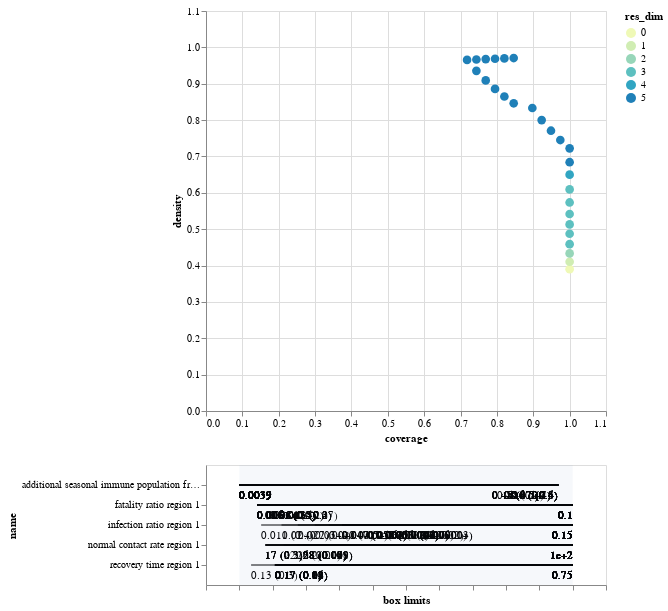

Notebook cell for this chart:
### Code cell
box1.inspect_tradeoff()

### Figure 1 — Vega-Lite specification as saved in the notebook (floating-point values rounded to 4 significant figures)
{"config": {"view": {"continuousWidth": 400, "continuousHeight": 300}}, "vconcat": [{"data": {"name": "data-2848e796965c708a83227a4b89a65dfc"}, "mark": {"type": "circle", "size": 75}, "encoding": {"color": {"type": "ordinal", "field": "res_dim", "scale": {"range": ["#eff9b6", "#d0edb3", "#97d6b9", "#5dc0c0", "#31a5c2", "#1f80b8", "#2354a3", "#21318d"]}}, "opacity": {"condition": {"value": 1, "selection": "selector001"}, "value": 0.4}, "tooltip": [{"type": "quantitative", "field": "id"}, {"type": "quantitative", "field": "coverage", "format": ".2"}, {"type": "quantitative", "field": "density", "format": ".2"}, {"type": "ordinal", "field": "res_dim"}], "x": {"type": "quantitative", "field": "coverage", "scale": {"domain": [0, 1.1]}}, "y": {"type": "quantitative", "field": "density", "scale": {"domain": [0, 1.1]}}}, "height": 400, "selection": {"selector001": {"type": "single", "fields": ["id"]}}, "width": 400}, {"layer": [{"data": {"name": "data-8adfd59575e2c3ddb62f1319facdc7bb"}, "mark": "rule", "encoding": {"x": {"type": "quantitative", "axis": {"grid": false, "labels": false, "title": "box limits"}, "field": "x_lower", "scale": {"domain": [0, 1], "padding": 0.1}}, "x2": {"field": "x_upper"}, "y": {"type": "nominal", "field": "name", "scale": {"padding": 1.0}}}, "transform": [{"calculate": "(datum.x1-datum.minimum)/(datum.maximum-datum.minimum)", "as": "x_lower"}, {"calculate": "(datum.x2-datum.minimum)/(datum.maximum-datum.minimum)", "as": "x_upper"}, {"filter": {"selection": "selector001"}}], "width": 400}, {"data": {"name": "data-8adfd59575e2c3ddb62f1319facdc7bb"}, "mark": {"type": "text", "align": "left", "baseline": "top", "dy": 5}, "encoding": {"text": {"type": "ordinal", "field": "text"}, "x": {"type": "quantitative", "axis": {"grid": false, "labels": false, "title": "box limits"}, "field": "x_lower", "scale": {"domain": [0, 1], "padding": 0.1}}, "x2": {"field": "x_upper"}, "y": {"type": "nominal", "field": "name", "scale": {"padding": 1.0}}}, "transform": [{"calculate": "(datum.x1-datum.minimum)/(datum.maximum-datum.minimum)", "as": "x_lower"}, {"calculate": "(datum.x2-datum.minimum)/(datum.maximum-datum.minimum)", "as": "x_upper"}, {"filter": {"selection": "selector001"}}, {"calculate": "datum.qp_lower>0?format(datum.x1, \".2\")+\" (\"+format(datum.qp_lower, \".1~g\")+\")\" :format(datum.x1, \".2\")", "as": "text"}], "width": 400}, {"data": {"name": "data-8adfd59575e2c3ddb62f1319facdc7bb"}, "mark": {"type": "text", "align": "right", "baseline": "top", "dy": 5}, "encoding": {"text": {"type": "ordinal", "field": "text"}, "x": {"type": "quantitative", "field": "x_upper"}, "x2": {"field": "x_upper"}, "y": {"type": "nominal", "field": "name", "scale": {"padding": 1.0}}}, "transform": [{"calculate": "(datum.x1-datum.minimum)/(datum.maximum-datum.minimum)", "as": "x_lower"}, {"calculate": "(datum.x2-datum.minimum)/(datum.maximum-datum.minimum)", "as": "x_upper"}, {"filter": {"selection": "selector001"}}, {"calculate": "datum.qp_upper>0?format(datum.x2, \".2\")+\" (\"+format(datum.qp_upper, \".1\")+\")\" :format(datum.x2, \".2\")", "as": "text"}], "width": 400}, {"data": {"name": "data-bb8d07f6df3d47a6a475317795287b23"}, "mark": {"type": "rect", "opacity": 0.05}, "encoding": {"x": {"type": "quantitative", "field": "start"}, "x2": {"field": "end"}}}, {"data": {"name": "data-d751713988987e9331980363e24189ce"}, "mark": "point", "encoding": {"x": {"type": "quantitative", "field": "x"}, "y": {"type": "nominal", "field": "name"}}, "transform": [{"filter": {"selection": "selector001"}}], "width": 400}, {"data": {"name": "data-d751713988987e9331980363e24189ce"}, "mark": {"type": "text", "align": "center", "baseline": "top", "dy": 5}, "encoding": {"text": {"type": "nominal", "field": "item"}, "x": {"type": "quantitative", "field": "x"}, "y": {"type": "nominal", "field": "name"}}, "transform": [{"filter": {"selection": "selector001"}}], "width": 400}]}], "$schema": "https://vega.github.io/schema/vega-lite/v4.8.1.json", "datasets": {"data-2848e796965c708a83227a4b89a65dfc": [{"coverage": 1.0, "density": 0.39, "id": 0, "mass": 1.0, "mean": 0.39, "res_dim": 0}, {"coverage": 1.0, "density": 0.4105, "id": 1, "mass": 0.95, "mean": 0.4105, "res_dim": 1}, {"coverage": 1.0, "density": 0.4333, "id": 2, "mass": 0.9, "mean": 0.4333, "res_dim": 2}, {"coverage": 1.0, "density": 0.4588, "id": 3, "mass": 0.85, "mean": 0.4588, "res_dim": 3}, {"coverage": 1.0, "density": 0.4875, "id": 4, "mass": 0.8, "mean": 0.4875, "res_dim": 3}, {"coverage": 1.0, "density": 0.5132, "id": 5, "mass": 0.76, "mean": 0.5132, "res_dim": 3}, {"coverage": 1.0, "density": 0.5417, "id": 6, "mass": 0.72, "mean": 0.5417, "res_dim": 3}, {"coverage": 1.0, "density": 0.5735, "id": 7, "mass": 0.68, "mean": 0.5735, "res_dim": 3}, {"coverage": 1.0, "density": 0.6094, "id": 8, "mass": 0.64, "mean": 0.6094, "res_dim": 3}, {"coverage": 1.0, "density": 0.65, "id": 9, "mass": 0.6, "mean": 0.65, "res_dim": 4}, {"coverage": 1.0, "density": 0.6842, "id": 10, "mass": 0.57, "mean": 0.6842, "res_dim": 5}, {"coverage": 1.0, "density": 0.7222, "id": 11, "mass": 0.54, "mean": 0.7222, "res_dim": 5}, {"coverage": 0.9744, "density": 0.7451, "id": 12, "mass": 0.51, "mean": 0.7451, "res_dim": 5}, {"coverage": 0.9487, "density": 0.7708, "id": 13, "mass": 0.48, "mean": 0.7708, "res_dim": 5}, {"coverage": 0.9231, "density": 0.8, "id": 14, "mass": 0.45, "mean": 0.8, "res_dim": 5}, {"coverage": 0.8974, "density": 0.8333, "id": 15, "mass": 0.42, "mean": 0.8333, "res_dim": 5}, {"coverage": 0.8462, "density": 0.8462, "id": 16, "mass": 0.39, "mean": 0.8462, "res_dim": 5}, {"coverage": 0.8205, "density": 0.8649, "id": 17, "mass": 0.37, "mean": 0.8649, "res_dim": 5}, {"coverage": 0.7949, "density": 0.8857, "id": 18, "mass": 0.35, "mean": 0.8857, "res_dim": 5}, {"coverage": 0.7692, "density": 0.9091, "id": 19, "mass": 0.33, "mean": 0.9091, "res_dim": 5}, {"coverage": 0.7436, "density": 0.9355, "id": 20, "mass": 0.31, "mean": 0.9355, "res_dim": 5}, {"coverage": 0.7179, "density": 0.9655, "id": 21, "mass": 0.29, "mean": 0.9655, "res_dim": 5}, {"coverage": 0.7436, "density": 0.9667, "id": 22, "mass": 0.3, "mean": 0.9667, "res_dim": 5}, {"coverage": 0.7692, "density": 0.9677, "id": 23, "mass": 0.31, "mean": 0.9677, "res_dim": 5}, {"coverage": 0.7949, "density": 0.9688, "id": 24, "mass": 0.32, "mean": 0.9688, "res_dim": 5}, {"coverage": 0.8205, "density": 0.9697, "id": 25, "mass": 0.33, "mean": 0.9697, "res_dim": 5}, {"coverage": 0.8462, "density": 0.9706, "id": 26, "mass": 0.34, "mean": 0.9706, "res_dim": 5}], "data-8adfd59575e2c3ddb62f1319facdc7bb": [{"x1": 0.003941, "x2": 0.4743, "name": "additional seasonal immune population fraction R1", "id": 1, "minimum": 0.003941, "maximum": 0.4954, "qp_lower": -1.0, "qp_upper": 0.3776}, {"x1": 0.003941, "x2": 0.4743, "name": "additional seasonal immune population fraction R1", "id": 2, "minimum": 0.003941, "maximum": 0.4954, "qp_lower": -1.0, "qp_upper": 0.3999}, {"x1": 0.006107, "x2": 0.09977, "name": "fatality ratio region 1", "id": 2, "minimum": 0.0008277, "maximum": 0.09977, "qp_lower": 0.3676, "qp_upper": -1.0}, {"x1": 0.003941, "x2": 0.4743, "name": "additional seasonal immune population fraction R1", "id": 3, "minimum": 0.003941, "maximum": 0.4954, "qp_lower": -1.0, "qp_upper": 0.3906}, {"x1": 0.006107, "x2": 0.09977, "name": "fatality ratio region 1", "id": 3, "minimum": 0.0008277, "maximum": 0.09977, "qp_lower": 0.4266, "qp_upper": -1.0}, {"x1": 0.01069, "x2": 0.149, "name": "infection ratio region 1", "id": 3, "minimum": 0.001, "maximum": 0.149, "qp_lower": 0.3562, "qp_upper": -1.0}, {"x1": 0.003941, "x2": 0.4743, "name": "additional seasonal immune population fraction R1", "id": 4, "minimum": 0.003941, "maximum": 0.4954, "qp_lower": -1.0, "qp_upper": 0.4185}, {"x1": 0.006107, "x2": 0.09977, "name": "fatality ratio region 1", "id": 4, "minimum": 0.0008277, "maximum": 0.09977, "qp_lower": 0.4591, "qp_upper": -1.0}, {"x1": 0.01973, "x2": 0.149, "name": "infection ratio region 1", "id": 4, "minimum": 0.001, "maximum": 0.149, "qp_lower": 0.1933, "qp_upper": -1.0}, {"x1": 0.003941, "x2": 0.4743, "name": "additional seasonal immune population fraction R1", "id": 5, "minimum": 0.003941, "maximum": 0.4954, "qp_lower": -1.0, "qp_upper": 0.4109}, {"x1": 0.006107, "x2": 0.09977, "name": "fatality ratio region 1", "id": 5, "minimum": 0.0008277, "maximum": 0.09977, "qp_lower": 0.4544, "qp_upper": -1.0}, {"x1": 0.02697, "x2": 0.149, "name": "infection ratio region 1", "id": 5, "minimum": 0.001, "maximum": 0.149, "qp_lower": 0.09919, "qp_upper": -1.0}, {"x1": 0.003941, "x2": 0.4743, "name": "additional seasonal immune population fraction R1", "id": 6, "minimum": 0.003941, "maximum": 0.4954, "qp_lower": -1.0, "qp_upper": 0.402}, {"x1": 0.006107, "x2": 0.09977, "name": "fatality ratio region 1", "id": 6, "minimum": 0.0008277, "maximum": 0.09977, "qp_lower": 0.4979, "qp_upper": -1.0}, {"x1": 0.03444, "x2": 0.149, "name": "infection ratio region 1", "id": 6, "minimum": 0.001, "maximum": 0.149, "qp_lower": 0.04185, "qp_upper": -1.0}, {"x1": 0.003941, "x2": 0.4743, "name": "additional seasonal immune population fraction R1", "id": 7, "minimum": 0.003941, "maximum": 0.4954, "qp_lower": -1.0, "qp_upper": 0.3914}, {"x1": 0.006107, "x2": 0.09977, "name": "fatality ratio region 1", "id": 7, "minimum": 0.0008277, "maximum": 0.09977, "qp_lower": 0.4958, "qp_upper": -1.0}, {"x1": 0.04074, "x2": 0.149, "name": "infection ratio region 1", "id": 7, "minimum": 0.001, "maximum": 0.149, "qp_lower": 0.0139, "qp_upper": -1.0}, {"x1": 0.003941, "x2": 0.4743, "name": "additional seasonal immune population fraction R1", "id": 8, "minimum": 0.003941, "maximum": 0.4954, "qp_lower": -1.0, "qp_upper": 0.3786}, {"x1": 0.006107, "x2": 0.09977, "name": "fatality ratio region 1", "id": 8, "minimum": 0.0008277, "maximum": 0.09977, "qp_lower": 0.4933, "qp_upper": -1.0}, {"x1": 0.04672, "x2": 0.149, "name": "infection ratio region 1", "id": 8, "minimum": 0.001, "maximum": 0.149, "qp_lower": 0.003437, "qp_upper": -1.0}, {"x1": 0.003941, "x2": 0.4743, "name": "additional seasonal immune population fraction R1", "id": 9, "minimum": 0.003941, "maximum": 0.4954, "qp_lower": -1.0, "qp_upper": 0.3628}, {"x1": 0.006107, "x2": 0.09977, "name": "fatality ratio region 1", "id": 9, "minimum": 0.0008277, "maximum": 0.09977, "qp_lower": 0.4901, "qp_upper": -1.0}, {"x1": 0.04672, "x2": 0.149, "name": "infection ratio region 1", "id": 9, "minimum": 0.001, "maximum": 0.149, "qp_lower": 0.002889, "qp_upper": -1.0}, {"x1": 17.41, "x2": 99.82, "name": "normal contact rate region 1", "id": 9, "minimum": 10.4, "maximum": 99.82, "qp_lower": 0.3068, "qp_upper": -1.0}, {"x1": 0.003941, "x2": 0.4743, "name": "additional seasonal immune population fraction R1", "id": 10, "minimum": 0.003941, "maximum": 0.4954, "qp_lower": -1.0, "qp_upper": 0.2815}, {"x1": 0.006107, "x2": 0.09977, "name": "fatality ratio region 1", "id": 10, "minimum": 0.0008277, "maximum": 0.09977, "qp_lower": 0.4112, "qp_upper": -1.0}, {"x1": 0.04672, "x2": 0.149, "name": "infection ratio region 1", "id": 10, "minimum": 0.001, "maximum": 0.149, "qp_lower": 0.001254, "qp_upper": -1.0}, {"x1": 17.41, "x2": 99.82, "name": "normal contact rate region 1", "id": 10, "minimum": 10.4, "maximum": 99.82, "qp_lower": 0.2284, "qp_upper": -1.0}, {"x1": 0.1257, "x2": 0.7488, "name": "recovery time region 1", "id": 10, "minimum": 0.1029, "maximum": 0.7488, "qp_lower": 0.2815, "qp_upper": -1.0}, {"x1": 0.003941, "x2": 0.4743, "name": "additional seasonal immune population fraction R1", "id": 11, "minimum": 0.003941, "maximum": 0.4954, "qp_lower": -1.0, "qp_upper": 0.403}, {"x1": 0.006107, "x2": 0.09977, "name": "fatality ratio region 1", "id": 11, "minimum": 0.0008277, "maximum": 0.09977, "qp_lower": 0.4834, "qp_upper": -1.0}, {"x1": 0.04672, "x2": 0.149, "name": "infection ratio region 1", "id": 11, "minimum": 0.001, "maximum": 0.149, "qp_lower": 0.001957, "qp_upper": -1.0}, {"x1": 17.41, "x2": 99.82, "name": "normal contact rate region 1", "id": 11, "minimum": 10.4, "maximum": 99.82, "qp_lower": 0.2663, "qp_upper": -1.0}, {"x1": 0.172, "x2": 0.7488, "name": "recovery time region 1", "id": 11, "minimum": 0.1029, "maximum": 0.7488, "qp_lower": 0.1662, "qp_upper": -1.0}, {"x1": 0.003941, "x2": 0.4743, "name": "additional seasonal immune population fraction R1", "id": 12, "minimum": 0.003941, "maximum": 0.4954, "qp_lower": -1.0, "qp_upper": 0.4808}, {"x1": 0.006107, "x2": 0.09977, "name": "fatality ratio region 1", "id": 12, "minimum": 0.0008277, "maximum": 0.09977, "qp_lower": 0.4808, "qp_upper": -1.0}, {"x1": 0.05391, "x2": 0.149, "name": "infection ratio region 1", "id": 12, "minimum": 0.001, "maximum": 0.149, "qp_lower": 0.0008415, "qp_upper": -1.0}, {"x1": 17.41, "x2": 99.82, "name": "normal contact rate region 1", "id": 12, "minimum": 10.4, "maximum": 99.82, "qp_lower": 0.3166, "qp_upper": -1.0}, {"x1": 0.172, "x2": 0.7488, "name": "recovery time region 1", "id": 12, "minimum": 0.1029, "maximum": 0.7488, "qp_lower": 0.1488, "qp_upper": -1.0}, {"x1": 0.003941, "x2": 0.4743, "name": "additional seasonal immune population fraction R1", "id": 13, "minimum": 0.003941, "maximum": 0.4954, "qp_lower": -1.0, "qp_upper": 0.4774}, {"x1": 0.006107, "x2": 0.09977, "name": "fatality ratio region 1", "id": 13, "minimum": 0.0008277, "maximum": 0.09977, "qp_lower": 0.4774, "qp_upper": -1.0}, {"x1": 0.05802, "x2": 0.149, "name": "infection ratio region 1", "id": 13, "minimum": 0.001, "maximum": 0.149, "qp_lower": 0.0003121, "qp_upper": -1.0}, {"x1": 17.41, "x2": 99.82, "name": "normal contact rate region 1", "id": 13, "minimum": 10.4, "maximum": 99.82, "qp_lower": 0.3002, "qp_upper": -1.0}, {"x1": 0.172, "x2": 0.7488, "name": "recovery time region 1", "id": 13, "minimum": 0.1029, "maximum": 0.7488, "qp_lower": 0.1295, "qp_upper": -1.0}, {"x1": 0.003941, "x2": 0.4743, "name": "additional seasonal immune population fraction R1", "id": 14, "minimum": 0.003941, "maximum": 0.4954, "qp_lower": -1.0, "qp_upper": 0.473}, {"x1": 0.006107, "x2": 0.09977, "name": "fatality ratio region 1", "id": 14, "minimum": 0.0008277, "maximum": 0.09977, "qp_lower": 0.473, "qp_upper": -1.0}, {"x1": 0.05802, "x2": 0.149, "name": "infection ratio region 1", "id": 14, "minimum": 0.001, "maximum": 0.149, "qp_lower": 0.0004351, "qp_upper": -1.0}, {"x1": 22.38, "x2": 99.82, "name": "normal contact rate region 1", "id": 14, "minimum": 10.4, "maximum": 99.82, "qp_lower": 0.1708, "qp_upper": -1.0}, {"x1": 0.172, "x2": 0.7488, "name": "recovery time region 1", "id": 14, "minimum": 0.1029, "maximum": 0.7488, "qp_lower": 0.1082, "qp_upper": -1.0}, {"x1": 0.003941, "x2": 0.4743, "name": "additional seasonal immune population fraction R1", "id": 15, "minimum": 0.003941, "maximum": 0.4954, "qp_lower": -1.0, "qp_upper": 0.5991}, {"x1": 0.006107, "x2": 0.09977, "name": "fatality ratio region 1", "id": 15, "minimum": 0.0008277, "maximum": 0.09977, "qp_lower": 0.4672, "qp_upper": -1.0}, {"x1": 0.05802, "x2": 0.149, "name": "infection ratio region 1", "id": 15, "minimum": 0.001, "maximum": 0.149, "qp_lower": 0.0004023, "qp_upper": -1.0}, {"x1": 27.6, "x2": 99.82, "name": "normal contact rate region 1", "id": 15, "minimum": 10.4, "maximum": 99.82, "qp_lower": 0.07708, "qp_upper": -1.0}, {"x1": 0.172, "x2": 0.7488, "name": "recovery time region 1", "id": 15, "minimum": 0.1029, "maximum": 0.7488, "qp_lower": 0.08482, "qp_upper": -1.0}, {"x1": 0.003941, "x2": 0.4455, "name": "additional seasonal immune population fraction R1", "id": 16, "minimum": 0.003941, "maximum": 0.4954, "qp_lower": -1.0, "qp_upper": 0.5194}, {"x1": 0.006107, "x2": 0.09977, "name": "fatality ratio region 1", "id": 16, "minimum": 0.0008277, "maximum": 0.09977, "qp_lower": 0.4639, "qp_upper": -1.0}, {"x1": 0.05802, "x2": 0.149, "name": "infection ratio region 1", "id": 16, "minimum": 0.001, "maximum": 0.149, "qp_lower": 0.0002758, "qp_upper": -1.0}, {"x1": 27.6, "x2": 99.82, "name": "normal contact rate region 1", "id": 16, "minimum": 10.4, "maximum": 99.82, "qp_lower": 0.0661, "qp_upper": -1.0}, {"x1": 0.172, "x2": 0.7488, "name": "recovery time region 1", "id": 16, "minimum": 0.1029, "maximum": 0.7488, "qp_lower": 0.1112, "qp_upper": -1.0}, {"x1": 0.003941, "x2": 0.4455, "name": "additional seasonal immune population fraction R1", "id": 17, "minimum": 0.003941, "maximum": 0.4954, "qp_lower": -1.0, "qp_upper": 0.5128}, {"x1": 0.01006, "x2": 0.09977, "name": "fatality ratio region 1", "id": 17, "minimum": 0.0008277, "maximum": 0.09977, "qp_lower": 0.3517, "qp_upper": -1.0}, {"x1": 0.05802, "x2": 0.149, "name": "infection ratio region 1", "id": 17, "minimum": 0.001, "maximum": 0.149, "qp_lower": 0.000162, "qp_upper": -1.0}, {"x1": 27.6, "x2": 99.82, "name": "normal contact rate region 1", "id": 17, "minimum": 10.4, "maximum": 99.82, "qp_lower": 0.05348, "qp_upper": -1.0}, {"x1": 0.172, "x2": 0.7488, "name": "recovery time region 1", "id": 17, "minimum": 0.1029, "maximum": 0.7488, "qp_lower": 0.09578, "qp_upper": -1.0}, {"x1": 0.003941, "x2": 0.4455, "name": "additional seasonal immune population fraction R1", "id": 18, "minimum": 0.003941, "maximum": 0.4954, "qp_lower": -1.0, "qp_upper": 0.6901}, {"x1": 0.01274, "x2": 0.09977, "name": "fatality ratio region 1", "id": 18, "minimum": 0.0008277, "maximum": 0.09977, "qp_lower": 0.4086, "qp_upper": -1.0}, {"x1": 0.05802, "x2": 0.149, "name": "infection ratio region 1", "id": 18, "minimum": 0.001, "maximum": 0.149, "qp_lower": 0.0006247, "qp_upper": -1.0}, {"x1": 27.6, "x2": 99.82, "name": "normal contact rate region 1", "id": 18, "minimum": 10.4, "maximum": 99.82, "qp_lower": 0.09762, "qp_upper": -1.0}, {"x1": 0.172, "x2": 0.7488, "name": "recovery time region 1", "id": 18, "minimum": 0.1029, "maximum": 0.7488, "qp_lower": 0.1686, "qp_upper": -1.0}, {"x1": 0.003941, "x2": 0.4455, "name": "additional seasonal immune population fraction R1", "id": 19, "minimum": 0.003941, "maximum": 0.4954, "qp_lower": -1.0, "qp_upper": 0.4929}, {"x1": 0.01274, "x2": 0.09977, "name": "fatality ratio region 1", "id": 19, "minimum": 0.0008277, "maximum": 0.09977, "qp_lower": 0.2126, "qp_upper": -1.0}, {"x1": 0.06192, "x2": 0.149, "name": "infection ratio region 1", "id": 19, "minimum": 0.001, "maximum": 0.149, "qp_lower": 5.606e-05, "qp_upper": -1.0}, {"x1": 27.6, "x2": 99.82, "name": "normal contact rate region 1", "id": 19, "minimum": 10.4, "maximum": 99.82, "qp_lower": 0.02906, "qp_upper": -1.0}, {"x1": 0.172, "x2": 0.7488, "name": "recovery time region 1", "id": 19, "minimum": 0.1029, "maximum": 0.7488, "qp_lower": 0.06174, "qp_upper": -1.0}, {"x1": 0.003941, "x2": 0.4455, "name": "additional seasonal immune population fraction R1", "id": 20, "minimum": 0.003941, "maximum": 0.4954, "qp_lower": -1.0, "qp_upper": 0.4768}, {"x1": 0.01274, "x2": 0.09977, "name": "fatality ratio region 1", "id": 20, "minimum": 0.0008277, "maximum": 0.09977, "qp_lower": 0.296, "qp_upper": -1.0}, {"x1": 0.06639, "x2": 0.149, "name": "infection ratio region 1", "id": 20, "minimum": 0.001, "maximum": 0.149, "qp_lower": 1.885e-05, "qp_upper": -1.0}, {"x1": 27.6, "x2": 99.82, "name": "normal contact rate region 1", "id": 20, "minimum": 10.4, "maximum": 99.82, "qp_lower": 0.01821, "qp_upper": -1.0}, {"x1": 0.172, "x2": 0.7488, "name": "recovery time region 1", "id": 20, "minimum": 0.1029, "maximum": 0.7488, "qp_lower": 0.04366, "qp_upper": -1.0}, {"x1": 0.003941, "x2": 0.4455, "name": "additional seasonal immune population fraction R1", "id": 21, "minimum": 0.003941, "maximum": 0.4954, "qp_lower": -1.0, "qp_upper": 0.1641}, {"x1": 0.01274, "x2": 0.09977, "name": "fatality ratio region 1", "id": 21, "minimum": 0.0008277, "maximum": 0.09977, "qp_lower": 0.06934, "qp_upper": -1.0}, {"x1": 0.07041, "x2": 0.149, "name": "infection ratio region 1", "id": 21, "minimum": 0.001, "maximum": 0.149, "qp_lower": 3.708e-07, "qp_upper": -1.0}, {"x1": 27.6, "x2": 99.82, "name": "normal contact rate region 1", "id": 21, "minimum": 10.4, "maximum": 99.82, "qp_lower": 0.001335, "qp_upper": -1.0}, {"x1": 0.172, "x2": 0.7488, "name": "recovery time region 1", "id": 21, "minimum": 0.1029, "maximum": 0.7488, "qp_lower": 0.01005, "qp_upper": -1.0}, {"x1": 0.003941, "x2": 0.4526, "name": "additional seasonal immune population fraction R1", "id": 22, "minimum": 0.003941, "maximum": 0.4954, "qp_lower": -1.0, "qp_upper": 0.4328}, {"x1": 0.01274, "x2": 0.09977, "name": "fatality ratio region 1", "id": 22, "minimum": 0.0008277, "maximum": 0.09977, "qp_lower": 0.2443, "qp_upper": -1.0}, {"x1": 0.07041, "x2": 0.149, "name": "infection ratio region 1", "id": 22, "minimum": 0.001, "maximum": 0.149, "qp_lower": 3.948e-06, "qp_upper": -1.0}, {"x1": 27.6, "x2": 99.82, "name": "normal contact rate region 1", "id": 22, "minimum": 10.4, "maximum": 99.82, "qp_lower": 0.008923, "qp_upper": -1.0}, {"x1": 0.172, "x2": 0.7488, "name": "recovery time region 1", "id": 22, "minimum": 0.1029, "maximum": 0.7488, "qp_lower": 0.02557, "qp_upper": -1.0}, {"x1": 0.003941, "x2": 0.4631, "name": "additional seasonal immune population fraction R1", "id": 23, "minimum": 0.003941, "maximum": 0.4954, "qp_lower": -1.0, "qp_upper": 0.4147}, {"x1": 0.01274, "x2": 0.09977, "name": "fatality ratio region 1", "id": 23, "minimum": 0.0008277, "maximum": 0.09977, "qp_lower": 0.2428, "qp_upper": -1.0}, {"x1": 0.07041, "x2": 0.149, "name": "infection ratio region 1", "id": 23, "minimum": 0.001, "maximum": 0.149, "qp_lower": 3.386e-06, "qp_upper": -1.0}, {"x1": 27.6, "x2": 99.82, "name": "normal contact rate region 1", "id": 23, "minimum": 10.4, "maximum": 99.82, "qp_lower": 0.008666, "qp_upper": -1.0}, {"x1": 0.172, "x2": 0.7488, "name": "recovery time region 1", "id": 23, "minimum": 0.1029, "maximum": 0.7488, "qp_lower": 0.02528, "qp_upper": -1.0}, {"x1": 0.003941, "x2": 0.4631, "name": "additional seasonal immune population fraction R1", "id": 24, "minimum": 0.003941, "maximum": 0.4954, "qp_lower": -1.0, "qp_upper": 0.6937}, {"x1": 0.01006, "x2": 0.09977, "name": "fatality ratio region 1", "id": 24, "minimum": 0.0008277, "maximum": 0.09977, "qp_lower": 0.4751, "qp_upper": -1.0}, {"x1": 0.07041, "x2": 0.149, "name": "infection ratio region 1", "id": 24, "minimum": 0.001, "maximum": 0.149, "qp_lower": 1.231e-05, "qp_upper": -1.0}, {"x1": 27.6, "x2": 99.82, "name": "normal contact rate region 1", "id": 24, "minimum": 10.4, "maximum": 99.82, "qp_lower": 0.03648, "qp_upper": -1.0}, {"x1": 0.172, "x2": 0.7488, "name": "recovery time region 1", "id": 24, "minimum": 0.1029, "maximum": 0.7488, "qp_lower": 0.0896, "qp_upper": -1.0}, {"x1": 0.003941, "x2": 0.4631, "name": "additional seasonal immune population fraction R1", "id": 25, "minimum": 0.003941, "maximum": 0.4954, "qp_lower": -1.0, "qp_upper": 0.4142}, {"x1": 0.008353, "x2": 0.09977, "name": "fatality ratio region 1", "id": 25, "minimum": 0.0008277, "maximum": 0.09977, "qp_lower": 0.2127, "qp_upper": -1.0}, {"x1": 0.07041, "x2": 0.149, "name": "infection ratio region 1", "id": 25, "minimum": 0.001, "maximum": 0.149, "qp_lower": 9.312e-07, "qp_upper": -1.0}, {"x1": 27.6, "x2": 99.82, "name": "normal contact rate region 1", "id": 25, "minimum": 10.4, "maximum": 99.82, "qp_lower": 0.008209, "qp_upper": -1.0}, {"x1": 0.172, "x2": 0.7488, "name": "recovery time region 1", "id": 25, "minimum": 0.1029, "maximum": 0.7488, "qp_lower": 0.02476, "qp_upper": -1.0}, {"x1": 0.003941, "x2": 0.4631, "name": "additional seasonal immune population fraction R1", "id": 26, "minimum": 0.003941, "maximum": 0.4954, "qp_lower": -1.0, "qp_upper": 0.414}, {"x1": 0.008353, "x2": 0.09977, "name": "fatality ratio region 1", "id": 26, "minimum": 0.0008277, "maximum": 0.09977, "qp_lower": 0.2123, "qp_upper": -1.0}, {"x1": 0.07041, "x2": 0.149, "name": "infection ratio region 1", "id": 26, "minimum": 0.001, "maximum": 0.149, "qp_lower": 4.869e-07, "qp_upper": -1.0}, {"x1": 25.89, "x2": 99.82, "name": "normal contact rate region 1", "id": 26, "minimum": 10.4, "maximum": 99.82, "qp_lower": 0.006824, "qp_upper": -1.0}, {"x1": 0.172, "x2": 0.7488, "name": "recovery time region 1", "id": 26, "minimum": 0.1029, "maximum": 0.7488, "qp_lower": 0.02452, "qp_upper": -1.0}], "data-bb8d07f6df3d47a6a475317795287b23": [{"start": 0, "end": 1}], "data-d751713988987e9331980363e24189ce": []}}
